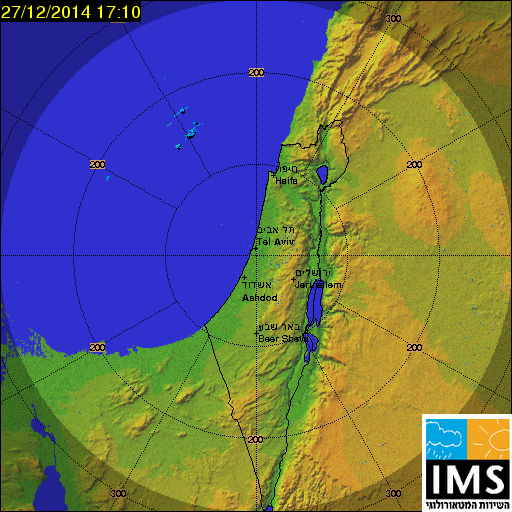
#> input picture App8/App8/Assets/radar/baseImage.jpg, 512 x 512 px, given in place of input_image.gif, which was not available
$ python image_processing.py
#> lines starting #> are read from the running program, lines starting #| are printed output that depends on the picture; after the words box and inside, x2 and y2 are one past the last pixel; in counts of white or black regions, pixels touching at a corner belong together; pictures that were not available may be replaced by others from this repository, and a replacement may not be noted
import colorsys
from PIL import Image
from scipy import ndimage


IMAGE_SIZE = 512
WHITE_RGB = (255, 255, 255)
WHITE_RGBA = (255, 255, 255, 255)
WHITE_TRANSPARENT = (255, 255, 255, 0)
BLACK = (0, 0, 0)
BLACK_TRANSPARENT = (0, 0, 0, 0)
COLOR_DIFF_THRESHOLD = 0.1 * 255
MAX_NUMBER_OF_DIFFERENT_PIXELS = 10


def color_diff(color_1, color_2):
    return sum(abs(col1 - col2) for col1, col2 in zip(color_1, color_2))


def get_color_diff(rgb_im_1, rgb_im_2):
    grids_and_borders = [[0 for dummy_row in range(IMAGE_SIZE)] for dummy_col in range(IMAGE_SIZE)]
    image_diff = [[0 for dummy_row in range(IMAGE_SIZE)] for dummy_col in range(IMAGE_SIZE)]
    for row in range(IMAGE_SIZE):
        for col in range(IMAGE_SIZE):
            if (col > 413 and row > 421) or (col < 22 and row < 141):  # border limits of logo and time
                continue
            elif BLACK == rgb_im_1.getpixel((row, col)):
                grids_and_borders[row][col] = 1
            elif color_diff(rgb_im_1.getpixel((row, col)), rgb_im_2.getpixel((row, col))) > COLOR_DIFF_THRESHOLD:
                image_diff[row][col] = 1
    return image_diff, grids_and_borders


def clean(img_diff):
    threshold = 0.5
    filtered_image = ndimage.filters.median_filter(img_diff, (3, 3))
    for row in range(IMAGE_SIZE):
        for col in range(IMAGE_SIZE):
            if filtered_image[row][col] < threshold:
                img_diff[row][col] = 0
    return img_diff


def get_non_black_rgb_values(rgb_im, mask):
    non_black_rgb_values = Image.new('RGB', (IMAGE_SIZE, IMAGE_SIZE), "white")
    for row in range(IMAGE_SIZE):
        for col in range(IMAGE_SIZE):
            if 1 == mask[row][col] and color_diff(rgb_im.getpixel((row, col)), BLACK) > COLOR_DIFF_THRESHOLD:
                non_black_rgb_values.putpixel((row, col), (rgb_im.getpixel((row, col))))
    return non_black_rgb_values


def get_neighbors(rgb_image, row, col):
    counter = 0
    x_range = range(max(0, row - 1), min(IMAGE_SIZE - 1, row + 1) + 1)
    y_range = range(max(0, col - 1), min(IMAGE_SIZE - 1, col + 1) + 1)
    num_neighbors = get_num_neighbors(x_range, y_range)
    neighbors = [[0 for dummy_row in range(3)] for dummy_col in range(num_neighbors)]
    for my_row in x_range:
        for my_col in y_range:
            if not (row == my_row and col == my_col):
                neighbors[counter] = rgb_image.getpixel((my_row, my_col))
                counter += 1
    return neighbors, num_neighbors


def get_num_neighbors(x_range, y_range):
    range_sum = len(x_range) + len(y_range)
    if range_sum == 4:
        return 3
    elif range_sum == 5:
        return 5
    elif range_sum == 6:
        return 8


def rgb2hsv(rgb_list):
    return [colorsys.rgb_to_hsv(color[0] / 255., color[1] / 255., color[2] / 255.) for color in rgb_list]


def hsv2rgb(hsv_list):
    rgb_list = [colorsys.hsv_to_rgb(hsv[0], hsv[1], hsv[2]) for hsv in hsv_list]
    return [(int(rgb[0] * 255), int(rgb[1] * 255), int(rgb[2] * 255)) for rgb in rgb_list]


def get_median_color(rgb_image, row, col):
    neighbors_rgb, num_neighbors = get_neighbors(rgb_image, row, col)
    neighbors_hsv = rgb2hsv(neighbors_rgb)
    neighbors_hsv.sort(key=lambda x: x[0])
    median_color_hsv = neighbors_hsv[int(num_neighbors / 2)]
    median_color_rgb = hsv2rgb([median_color_hsv])
    return median_color_rgb[0][0], median_color_rgb[0][1], median_color_rgb[0][2]


def fill_grids_and_borders(rain_overlay, grids_and_borders):
    for row in range(IMAGE_SIZE):
        for col in range(IMAGE_SIZE):
            if 1 == grids_and_borders[row][col]:
                rain_overlay.putpixel((row, col), (get_median_color(rain_overlay, row, col)))
    return rain_overlay


def white2alpha(rgb_image):
    img = rgb_image.convert("RGBA")
    data = img.getdata()
    new_data = []
    for pixel in data:
        if pixel == WHITE_RGBA:
            new_data.append(WHITE_TRANSPARENT)
        else:
            new_data.append(pixel)
    img.putdata(new_data)
    return img


def radar_off(gif_image,faliure_case):
    rgb_im = gif_image.convert('RGB')
    radar_off_img = Image.open(faliure_case).convert('RGB')

    img_diff, dummy = get_color_diff(rgb_im, radar_off_img)
    total_diff = sum(map(sum, img_diff))
    return total_diff < MAX_NUMBER_OF_DIFFERENT_PIXELS


def get_rain_overlay(gif_image):
    rgb_im = gif_image.convert('RGB')
    clean_img = Image.open("./clean_image.bmp")

    images_diff_mask, grids_and_borders = get_color_diff(rgb_im, clean_img)
    images_diff_mask = clean(images_diff_mask)
    rain_overlay = get_non_black_rgb_values(rgb_im, images_diff_mask)
    rain_overlay = fill_grids_and_borders(rain_overlay, grids_and_borders)
    return white2alpha(rain_overlay)

im = Image.open('input_image.gif')
#> im is the input picture: PIL image 512x512 RGB; mean R, G, B 102.6, 104.2, 100.4
im_c = get_rain_overlay(im)
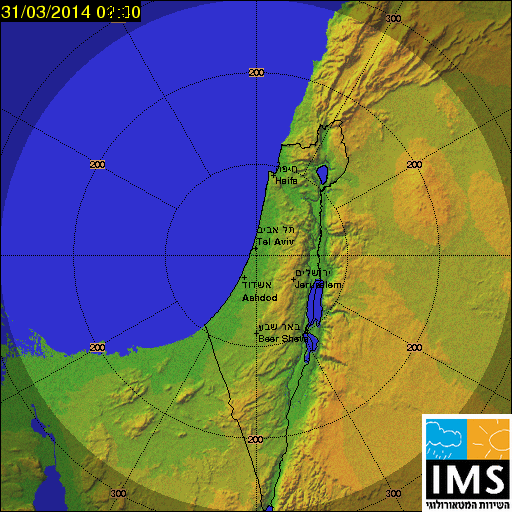
#> input picture python_interact_with_azure/clean_image.bmp, 512 x 512 px
#> in get_rain_overlay, clean_img is the input picture: PIL image 512x512 RGB; mean R, G, B 102.7, 104.2, 100.7
#> in get_rain_overlay, `images_diff_mask, grids_and_borders = get_color_diff(rgb_im, clean_img)`: images_diff_mask = 512 items
#> in clean, `filtered_image = ndimage.filters.median_filter(img_diff, (3, 3))`:
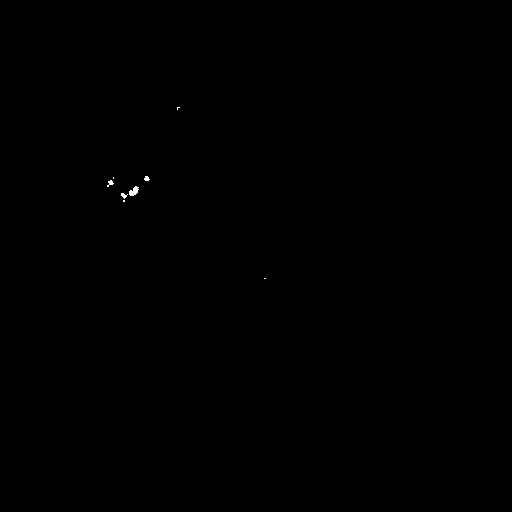
#> filtered_image: shape (512, 512) int64; values 0 (black) and 1 (white), 0.06% white; 8 white regions (4 under 20 px), largest, box (x1, y1, x2, y2) and area: (129, 186, 139, 196) 62, (107, 180, 114, 187) 25, (121, 193, 128, 199) 23, (144, 176, 150, 181) 22
#> in get_non_black_rgb_values, `non_black_rgb_values = Image.new('RGB', (IMAGE_SIZE, IMAGE_SIZE), "whi..`: non_black_rgb_values: PIL image 512x512 RGB; every value is 255
#> after the loop in get_non_black_rgb_values, `for row in range(IMAGE_SIZE):`:
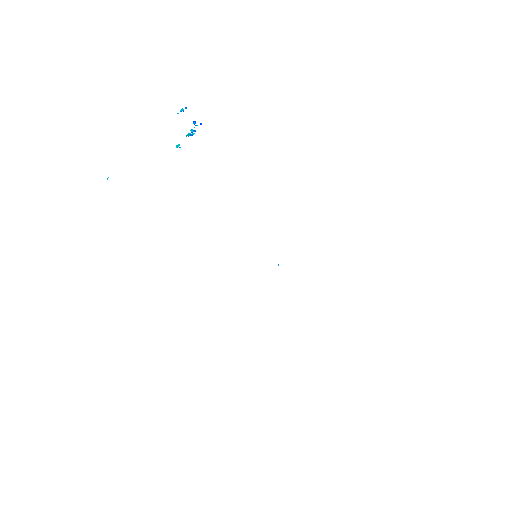
#> non_black_rgb_values: PIL image 512x512 RGB; mean R, G, B 254.9, 255, 255
#> the loop in fill_grids_and_borders, `for row in range(IMAGE_SIZE):` made 512 passes
im_c.save('test.png')
